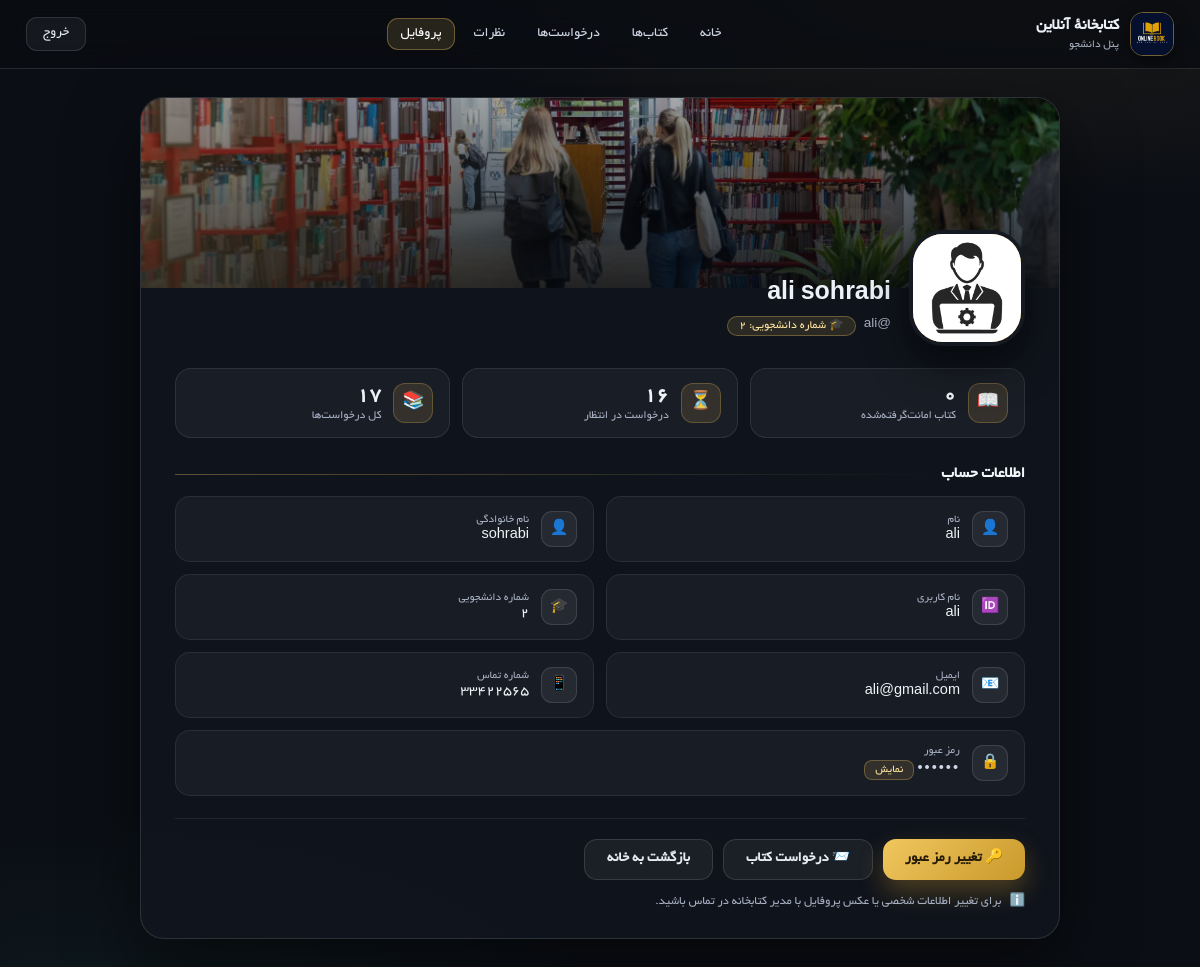
The app's page /profile.php (signed in) with its own data.
### tables this page shows
CREATE TABLE IF NOT EXISTS `student` (
  `first` varchar(100) NOT NULL,
  `last` varchar(100) NOT NULL,
  `username` varchar(100) NOT NULL,
  `password` varchar(255) NOT NULL,
  `roll` int NOT NULL,
  `email` varchar(100) NOT NULL,
  `contact` int NOT NULL,
  `pic` varchar(100) NOT NULL
);

### profile.php (the view, shortened to what this page needs)
<?php
include "connection.php";
$login = (string)$_SESSION['login_user'];
$stmt = mysqli_prepare($db, "SELECT * FROM `student` WHERE `username` = ? LIMIT 1");
mysqli_stmt_bind_param($stmt, "s", $login);
mysqli_stmt_execute($stmt);
$res  = mysqli_stmt_get_result($stmt);
$user = $res ? mysqli_fetch_assoc($res) : null;
function pr_count($db, $sql, $login)
{
    $stmt = mysqli_prepare($db, $sql);
    mysqli_stmt_bind_param($stmt, "s", $login);
    mysqli_stmt_execute($stmt);
    $res = mysqli_stmt_get_result($stmt);
    $row = $res ? mysqli_fetch_assoc($res) : null;
    return (int)($row['c'] ?? 0);
}
$active  = pr_count($db, "SELECT COUNT(*) AS c FROM `issue_book` WHERE `username` = ? AND `approve` = 'Yes' AND (`return` = '' OR `return` IS NULL)", $login);
$pending = pr_count($db, "SELECT COUNT(*) AS c FROM `issue_book` WHERE `username` = ? AND (`approve` = '' OR `approve` IS NULL)", $login);
$totalLoans = pr_count($db, "SELECT COUNT(*) AS c FROM `issue_book` WHERE `username` = ?", $login);
$pic = trim((string)($user['pic'] ?? ''));
$hasPic = ($pic !== '' && is_file(__DIR__ . '/images/' . $pic));
$initial = mb_substr((string)($user['first'] ?: $login), 0, 1, 'UTF-8');
$fullName = trim(($user['first'] ?? '') . ' ' . ($user['last'] ?? ''));
?>
<!DOCTYPE html>
<html lang="fa" dir="rtl">
<head>
    <link rel="stylesheet" href="./css/styles.css">
</head>
<body class="pf-page">
<header class="pf-top">
    <a class="pf-brand" href="index.php">
        <img src="./images/logo.jpg" alt="لوگو">
        <span>
            <b>کتابخانهٔ آنلاین</b>
            <small>پنل دانشجو</small>
        </span>
    </a>
    <nav class="pf-nav">
        <a href="index.php">خانه</a>
        <a href="books.php">کتاب‌ها</a>
        <a href="request.php">درخواست‌ها</a>
        <a href="feedback.php">نظرات</a>
        <a class="on" href="profile.php">پروفایل</a>
    </nav>
    <a class="pf-ghost" href="logout.php">خروج</a>
</header>
<div class="pf-wrap">
    <div class="pf-card">
        <div class="pf-cover"></div>
        <div class="pf-avatar-wrap">
            <div class="pf-avatar">
                <?php if ($hasPic): ?>
                    <img src="./images/<?php echo htmlspecialchars($pic, ENT_QUOTES, 'UTF-8'); ?>" alt="عکس پروفایل">
                <?php else: ?>
                    <?php echo htmlspecialchars($initial, ENT_QUOTES, 'UTF-8'); ?>
                <?php endif; ?>
            </div>
            <div class="pf-id">
                <h1><?php echo htmlspecialchars($fullName !== '' ? $fullName : $login, ENT_QUOTES, 'UTF-8'); ?></h1>
                <div class="sub">
                    <span>@<?php echo htmlspecialchars((string)$user['username'], ENT_QUOTES, 'UTF-8'); ?></span>
                    <span class="pf-chip">🎓 شماره دانشجویی: <?php echo (int)$user['roll']; ?></span>
                </div>
            </div>
        </div>
        <div class="pf-stats">
            <div class="pf-stat">
                <div class="ico">📖</div>
                <div>
                    <div class="n"><?php echo (int)$active; ?></div>
                    <div class="t">کتاب امانت‌گرفته‌شده</div>
                </div>
            </div>
            <div class="pf-stat">
                <div class="ico">⏳</div>
                <div>
                    <div class="n"><?php echo (int)$pending; ?></div>
                    <div class="t">درخواست در انتظار</div>
                </div>
            </div>
            <div class="pf-stat">
                <div class="ico">📚</div>
                <div>
                    <div class="n"><?php echo (int)$totalLoans; ?></div>
                    <div class="t">کل درخواست‌ها</div>
                </div>
            </div>
        </div>
        <div class="pf-body">
            <h2 class="pf-section-title">اطلاعات حساب</h2>
            <div class="pf-grid">
                <div class="pf-field">
                    <div class="f-ico">👤</div>
                    <div class="f-body">
                        <span class="f-k">نام</span>
                        <span class="f-v"><?php echo htmlspecialchars((string)$user['first'], ENT_QUOTES, 'UTF-8'); ?></span>
                    </div>
                </div>
                <div class="pf-field">
                    <div class="f-ico">👤</div>
                    <div class="f-body">
                        <span class="f-k">نام خانوادگی</span>
                        <span class="f-v"><?php echo htmlspecialchars((string)$user['last'], ENT_QUOTES, 'UTF-8'); ?></span>
                    </div>
                </div>
                <div class="pf-field">
                    <div class="f-ico">🆔</div>
                    <div class="f-body">
                        <span class="f-k">نام کاربری</span>
                        <span class="f-v ltr"><?php echo htmlspecialchars((string)$user['username'], ENT_QUOTES, 'UTF-8'); ?></span>
                    </div>
                </div>
                <div class="pf-field">
                    <div class="f-ico">🎓</div>
                    <div class="f-body">
                        <span class="f-k">شماره دانشجویی</span>
                        <span class="f-v"><?php echo (int)$user['roll']; ?></span>
                    </div>
                </div>
                <div class="pf-field">
                    <div class="f-ico">📧</div>
                    <div class="f-body">
                        <span class="f-k">ایمیل</span>
                        <span class="f-v ltr"><?php echo htmlspecialchars((string)$user['email'], ENT_QUOTES, 'UTF-8'); ?></span>
                    </div>
                </div>
                <div class="pf-field">
                    <div class="f-ico">📱</div>
                    <div class="f-body">
                        <span class="f-k">شماره تماس</span>
                        <span class="f-v ltr"><?php echo htmlspecialchars((string)$user['contact'], ENT_QUOTES, 'UTF-8'); ?></span>
                    </div>
                </div>
                <div class="pf-field" style="grid-column:1 / -1;">
                    <div class="f-ico">🔒</div>
                    <div class="f-body" style="flex:1;">
                        <span class="f-k">رمز عبور</span>
                        <span class="f-v pf-pw">
                            <span class="dots" id="pwDots">••••••</span>
                            <button type="button" class="pf-eye" id="pwToggle">نمایش</button>
                        </span>
                    </div>
                </div>
            </div>
            <div class="pf-actions">
                <a class="pf-btn gold" href="update_password.php">🔑 تغییر رمز عبور</a>
                <a class="pf-btn line" href="request.php">📨 درخواست کتاب</a>
                <a class="pf-btn line" href="index.php">بازگشت به خانه</a>
            </div>
            <div class="pf-hint">
                <span>ℹ️</span>
                <span>برای تغییر اطلاعات شخصی یا عکس پروفایل با مدیر کتابخانه در تماس باشید.</span>
            </div>
        </div>
    </div>
</div>
</body>
</html>

### css/styles.css (style rules this page uses)
html, body, div, span, object, iframe, h1, h2, h3, h4, h5, h6, p, blockquote, pre, abbr, address, cite, code, del, dfn, em, img, ins, kbd, q, samp, small, strong, sub, sup, var, b, i, dl, dt, dd, ol, ul, li, fieldset, form, label, legend, table, caption, tbody, tfoot, thead, tr, th, td, article, aside, canvas, details, figcaption, figure, footer, header, hgroup, menu, nav, section, summary, time, mark, audio, video { margin:0; padding:0; border:0; outline:0; font-size:100%; vertical-align:baseline; background:transparent; }
body { line-height:1; font-family: 'B Yekan', Tahoma, sans-serif; direction: rtl; text-align: right !important; }
article,aside,details,figcaption,figure, footer,header,hgroup,menu,nav,section { display:block; }
a { margin:0; padding:0; font-size:100%; vertical-align:baseline; background:transparent; }

### records on screen
student: pic (picture), first+last "ali sohrabi", username "ali", roll "2", first "ali", last "sohrabi", email "ali@gmail.com", contact "33422565"

### other values on screen
$active "0"
$pending "16"
$totalLoans "17"
